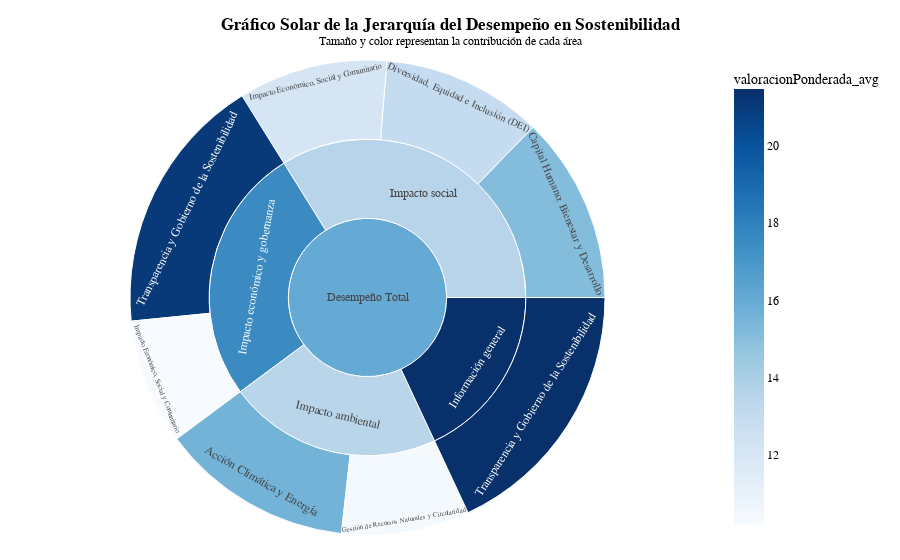

The code cell stored with this chart in its notebook:
### Markdown cell above
## 8. Gráfico Solar (Sunburst) de la Jerarquía del Desempeño

### Code cell
# 1. Preparación de Datos para el Sunburst
# No se requiere una gran preparación, Plotly Express puede manejar la jerarquía directamente.
# Se asegura que no haya valores nulos en las columnas de la jerarquía.
sunburst_data = raw_data.dropna(subset=['Bloque', 'Nombre Pilar'])
sunburst_data = sunburst_data[sunburst_data['valoracionPonderada'] > 0]

# 2. Creación del Gráfico Sunburst con Plotly Express
# Agrupar los datos para calcular el promedio de 'valoracionPonderada'
# Esto es necesario porque queremos que el tamaño y el color reflejen el desempeño promedio, no la suma.
sunburst_agg_data = sunburst_data.groupby(['Bloque', 'Nombre Pilar']).agg(
    valoracionPonderada_avg=('valoracionPonderada', 'mean')
).reset_index()

fig_sunburst = px.sunburst(
    sunburst_agg_data,
    # La jerarquía define los anillos del gráfico, desde el centro hacia afuera.
    path=[px.Constant("Desempeño Total"), 'Bloque', 'Nombre Pilar'],
    # El tamaño y el color de cada segmento se basan en el promedio de la valoración ponderada.
    values='valoracionPonderada_avg',
    color='valoracionPonderada_avg',
    # Se usa una escala de color que va de un color claro a uno oscuro para representar la magnitud.
    color_continuous_scale='Blues',
    hover_data={'valoracionPonderada_avg': ':.2f'}
)

# 3. Personalización y Estilo del Gráfico
fig_sunburst.update_layout(
    title_text="<b>Gráfico Solar de la Jerarquía del Desempeño en Sostenibilidad</b><br><sup>Tamaño y color representan la contribución de cada área</sup>",
    title_x=0.5,
    margin = dict(t=60, l=25, r=25, b=25),
    font=dict(family="Arial, sans-serif", size=12, color="black")
)

# Personalización del hover para mostrar la información de forma más clara
fig_sunburst.update_traces(
    hovertemplate='<b>%{label}</b><br>Valoración Ponderada Total: %{value:,.2f}<br>Contribución al Padre: %{percentParent:.2%}<extra></extra>'
)

fig_sunburst.show()
save_chart_as_html(fig_sunburst, '08_sunburst_performance_hierarchy.html')
# Save as image
fig_sunburst.write_image("img/08_sunburst_performance_hierarchy.png", width=1000, height=800, scale=2)

### Figure 1 — Plotly figure (JSON) as saved in the notebook; plotly's stock layout.template omitted (floating-point values rounded to 4 significant figures)
{"data": [{"branchvalues": "total", "customdata": [[15.59], [10.37], [10.19], [21.11], [15.15], [13.05], [12.1], [21.47], [13.5], [17.55], [13.55], [21.47], [16.02]], "domain": {"x": [0, 1], "y": [0, 1]}, "hovertemplate": "<b>%{label}</b><br>Valoración Ponderada Total: %{value:,.2f}<br>Contribución al Padre: %{percentParent:.2%}<extra></extra>", "ids": ["Desempeño Total/Impacto ambiental/Acción Climática y Energía", "Desempeño Total/Impacto ambiental/Gestión de Recursos Naturales y Circularidad", "Desempeño Total/Impacto económico y gobernanza/Impacto Económico, Social y Comunitario", "Desempeño Total/Impacto económico y gobernanza/Transparencia y Gobierno de la Sostenibilidad", "Desempeño Total/Impacto social /Capital Humano: Bienestar y Desarrollo", "Desempeño Total/Impacto social /Diversidad, Equidad e Inclusión (DEI)", "Desempeño Total/Impacto social /Impacto Económico, Social y Comunitario", "Desempeño Total/Información general/Transparencia y Gobierno de la Sostenibilidad", "Desempeño Total/Impacto ambiental", "Desempeño Total/Impacto económico y gobernanza", "Desempeño Total/Impacto social ", "Desempeño Total/Información general", "Desempeño Total"], "labels": ["Acción Climática y Energía", "Gestión de Recursos Naturales y Circularidad", "Impacto Económico, Social y Comunitario", "Transparencia y Gobierno de la Sostenibilidad", "Capital Humano: Bienestar y Desarrollo", "Diversidad, Equidad e Inclusión (DEI)", "Impacto Económico, Social y Comunitario", "Transparencia y Gobierno de la Sostenibilidad", "Impacto ambiental", "Impacto económico y gobernanza", "Impacto social ", "Información general", "Desempeño Total"], "marker": {"coloraxis": "coloraxis", "colors": [15.59, 10.37, 10.19, 21.11, 15.15, 13.05, 12.1, 21.47, 13.5, 17.55, 13.55, 21.47, 16.02]}, "name": "", "parents": ["Desempeño Total/Impacto ambiental", "Desempeño Total/Impacto ambiental", "Desempeño Total/Impacto económico y gobernanza", "Desempeño Total/Impacto económico y gobernanza", "Desempeño Total/Impacto social ", "Desempeño Total/Impacto social ", "Desempeño Total/Impacto social ", "Desempeño Total/Información general", "Desempeño Total", "Desempeño Total", "Desempeño Total", "Desempeño Total", ""], "type": "sunburst", "values": [15.59, 10.37, 10.19, 21.11, 15.15, 13.05, 12.1, 21.47, 25.95, 31.3, 40.3, 21.47, 119.0]}], "layout": {"coloraxis": {"colorbar": {"title": {"text": "valoracionPonderada_avg"}}, "colorscale": [[0, "rgb(247,251,255)"], [0.125, "rgb(222,235,247)"], [0.25, "rgb(198,219,239)"], [0.375, "rgb(158,202,225)"], [0.5, "rgb(107,174,214)"], [0.625, "rgb(66,146,198)"], [0.75, "rgb(33,113,181)"], [0.875, "rgb(8,81,156)"], [1, "rgb(8,48,107)"]]}, "font": {"color": "black", "family": "Arial, sans-serif", "size": 12}, "legend": {"tracegroupgap": 0}, "margin": {"b": 25, "l": 25, "r": 25, "t": 60}, "title": {"text": "<b>Gráfico Solar de la Jerarquía del Desempeño en Sostenibilidad</b><br><sup>Tamaño y color representan la contribución de cada área</sup>", "x": 0.5}}}
